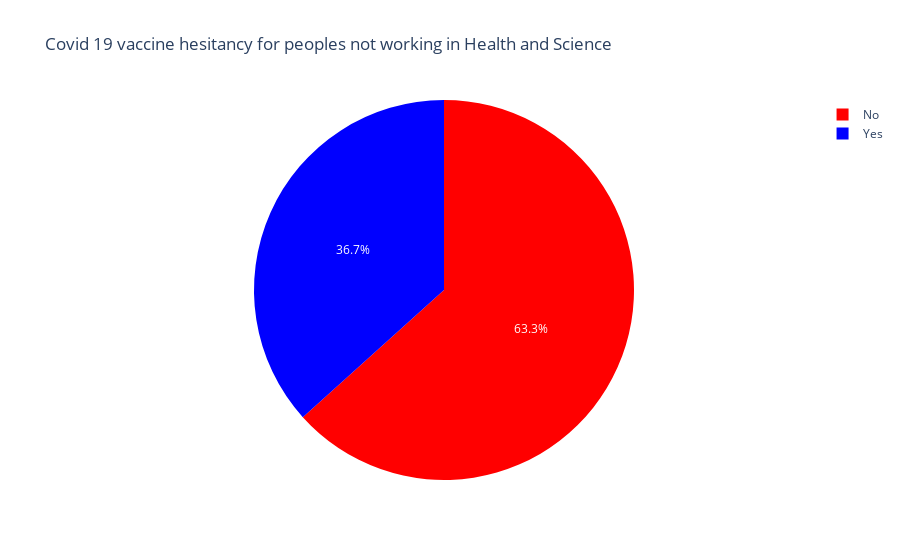

Notebook source saved alongside this figure:
### Code cell
px.pie( values=hesitant_figures, names=hesitant_labels, color=hesitant_labels, title ='Covid 19 vaccine hesitancy for peoples not working in Health and Science',
             color_discrete_map={'No':'red',
                                'Yes':'blue'})

### Figure 1 — Plotly figure (JSON) as saved in the notebook; plotly's stock layout.template omitted (floating-point values rounded to 4 significant figures)
{"data": [{"customdata": [["No"], ["Yes"]], "domain": {"x": [0, 1], "y": [0, 1]}, "hovertemplate": "label=%{label}<br>value=%{value}<br>color=%{customdata[0]}<extra></extra>", "labels": ["No", "Yes"], "legendgroup": "", "marker": {"colors": ["red", "blue"]}, "name": "", "showlegend": true, "type": "pie", "values": [19, 11]}], "layout": {"legend": {"tracegroupgap": 0}, "title": {"text": "Covid 19 vaccine hesitancy for peoples not working in Health and Science"}}}
